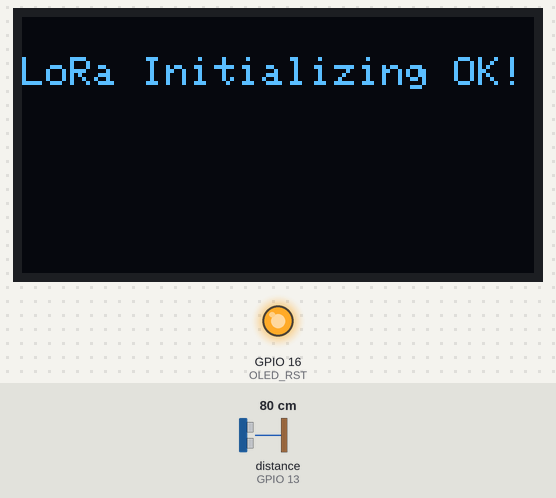
Bench run of a sketch on a simulated ESP32. Parts: 128×64 one-colour display, output pins drawn as LEDs (lit = HIGH). Inputs (shaded band) come from the test bench; at power-on: distance to the obstacle (sensor on GPIO 13) 80 cm. The echo pulse lasts 58.3 µs per cm; no radio packets arrive unless stated; what the sketch prints to the serial monitor is not drawn.

Above: at 0.1 s.
At 3.2 s:
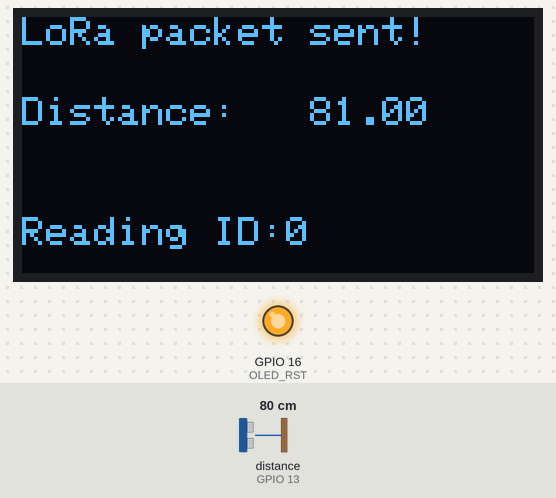
3.3 s: distance to the obstacle (sensor on GPIO 13) set to 2 cm
At 13.6 s:
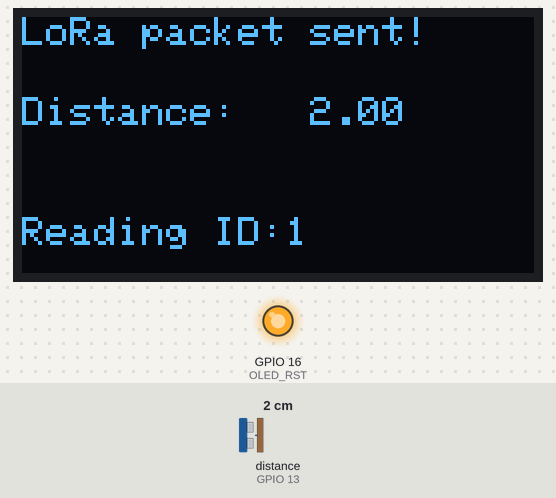
Timing chart, 0 to 15.1 s (numbered marks = the images above; inputs shaded):
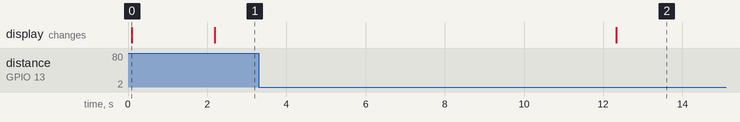

Measured:
- after the input at 3.3 s, the display: changes after 9.0 s (image 2)
- what the display in image 0 shows lasts 2.1 s, from 0.1 s to 2.2 s

The sketch:

sketch_may24b.ino
```cpp
// Libraries for LoRa
#include <SPI.h>
#include <LoRa.h>

// Libraries for OLED Display
#include <Wire.h>
#include <Adafruit_GFX.h>
#include <Adafruit_SSD1306.h>

// Libraries for Ultrasonic Sensor
#include <NewPing.h>

// Define the pins used by the LoRa transceiver module
#define SCK 5
#define MISO 19
#define MOSI 27
#define SS 18
#define RST 14
#define DIO0 26

// 433E6 for Asia
// 866E6 for Europe
// 915E6 for North America
#define BAND 433E6

// OLED pins
#define OLED_SDA 4
#define OLED_SCL 15
#define OLED_RST 16
#define SCREEN_WIDTH 128  // OLED display width, in pixels
#define SCREEN_HEIGHT 64  // OLED display height, in pixels

// Ultrasonic Sensor Pins
#define TRIGGER_PIN 21
#define ECHO_PIN 13
#define MAX_DISTANCE 400 // Maksimum jarak pengukuran (dalam cm)

NewPing ultrasonicSensor(TRIGGER_PIN, ECHO_PIN, MAX_DISTANCE);

Adafruit_SSD1306 display(SCREEN_WIDTH, SCREEN_HEIGHT, &Wire, OLED_RST);

// Packet counter
int readingID = 0;

int counter = 0;
String LoRaMessage = "";

float distance = 0;

// Initialize OLED display
void startOLED()
{
  // Reset OLED display via software
  pinMode(OLED_RST, OUTPUT);
  digitalWrite(OLED_RST, LOW);
  delay(20);
  digitalWrite(OLED_RST, HIGH);

  // Initialize OLED
  Wire.begin(OLED_SDA, OLED_SCL);
  if (!display.begin(SSD1306_SWITCHCAPVCC, 0x3c, false, false))  // Address 0x3C for 128x32
  {
    Serial.println(F("SSD1306 allocation failed"));
    for (;;); // Don't proceed, loop forever
  }
  display.clearDisplay();
  display.setTextColor(WHITE);
  display.setTextSize(1);
  display.setCursor(0, 0);
  display.print("LORA SENDER");
}

// Initialize LoRa module
void startLoRA()
{
  // SPI LoRa pins
  SPI.begin(SCK, MISO, MOSI, SS);
  // Setup LoRa transceiver module
  LoRa.setPins(SS, RST, DIO0);

  while (!LoRa.begin(BAND) && counter < 10)
  {
    Serial.print(".");
    counter++;
    delay(500);
  }
  if (counter == 10)
  {
    // Increment readingID on every new reading
    readingID++;
    Serial.println("Starting LoRa failed!");
  }
  Serial.println("LoRa Initialization OK!");
  display.setCursor(0, 10);
  display.clearDisplay();
  display.print("LoRa Initializing OK!");
  display.display();
  delay(2000);
}

void getUltrasonicReading()
{
  unsigned int uS = ultrasonicSensor.ping(); // Send ultrasonic pulse and get the response time in microseconds
  distance = uS / US_ROUNDTRIP_CM; // Calculate the distance in centimeters
}

void sendReadings()
{
  LoRaMessage = String(readingID) + "/" + String(distance);
  // Send LoRa packet to receiver
  LoRa.beginPacket();
  LoRa.print(LoRaMessage);
  LoRa.endPacket();

  display.clearDisplay();
  display.setCursor(0, 0);
  display.setTextSize(1);
  display.print("LoRa packet sent!");
  display.setCursor(0, 20);
  display.print("Distance:");
  display.setCursor(72, 20);
  display.print(distance);
  display.setCursor(0, 50);
  display.print("Reading ID:");
  display.setCursor(66, 50);
  display.print(readingID);
  display.display();
  Serial.print("Sending packet: ");
  Serial.println(readingID);
  readingID++;
}

void setup(){
  // Initialize Serial Monitor
  Serial.begin(115200);
  startOLED();
  startLoRA();
}

void loop(){
  getUltrasonicReading();
  sendReadings();
  delay(10000);
  unsigned int distance = ultrasonicSensor.ping_cm(); // Mengukur jarak dalam cm

    Serial.print("Jarak: ");
  Serial.print(distance);
  Serial.println(" cm");

  String waterLevel;
  if (distance <= 100) {
    waterLevel = "Level 1 meter";
  } else if (distance <= 200) {
    waterLevel = "Level 2 meter";
  } else if (distance >= 300) {
    waterLevel = "Level 3 meter";
  } else {
    waterLevel = "Ketinggian normal";
  }
  LoRa.beginPacket();
  LoRa.print(waterLevel);
  LoRa.endPacket();
}
```
